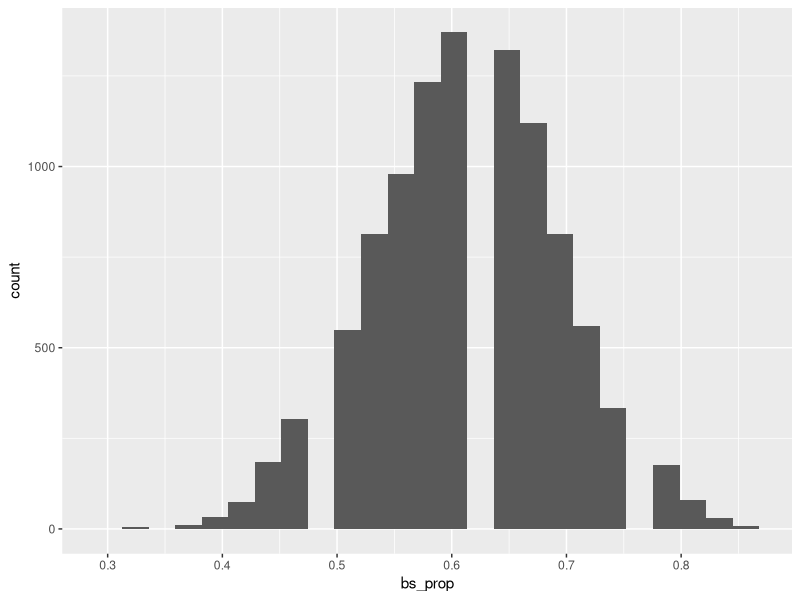

Write the R code that produced this figure.
## ---- chunk 1
knitr::opts_chunk$set(echo = TRUE, message = FALSE, warning = FALSE)

library(tidyverse)
library(boot)
## ---- chunk 2
survey <- c(1,1,1,1,1,1,1,1,1,1,1,1,1,1,1,1,1,1,1,1,1,1,0,0,0,0,0,0,0,0,0,0,0,0,0,0)
#test <- c(1,0,1,0,1,0,0,0,0)

proportion_fun <- function(x,i) {sum(x[i]/length(x[i]))}

#sum(survey/length(survey))
#proportion_fun(test)

#Create 10k bootstrap samples from survey
surveyboot_10k <- boot(survey,
                       statistic = proportion_fun,
                       R = 10000)

surveyboot_10k
#surveyboot_10k$t0
#surveyboot_10k$t

surveyboot_10k_df <- data.frame(bs_prop = surveyboot_10k$t)

ggplot(data = surveyboot_10k_df, aes(x = bs_prop)) +
  geom_histogram(bins = 25)

#Find 95% CI
boot.ci(surveyboot_10k, conf = 0.95)
